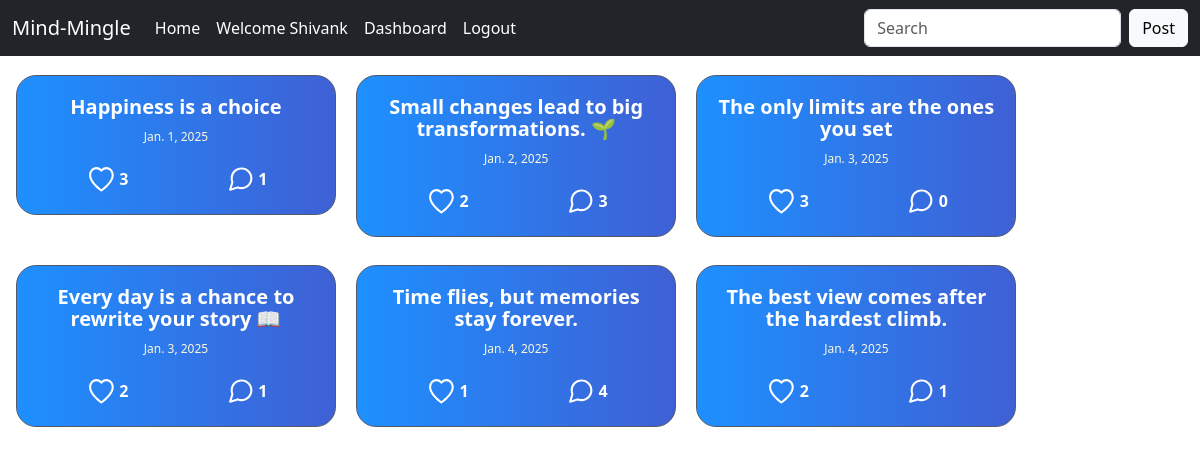
Screenshot of / (signed in) with the database file from the repository.
### App/models.py (models this page shows, shortened)
class Tweet(models.Model):
    user  = models.ForeignKey(User, on_delete=models.CASCADE,related_name="tweets")
    content  = models.CharField(max_length=50)
    created_at  = models.DateField(auto_now_add=True)

### App/views.py (the view)
# urls.py: path('',views.Home,name='home'),
def Home(request):
    tweets = Tweet.objects.all()
    tweet_data = []  # Create an empty list to store tweet data along with like count
    for tweet in tweets:
        likes = Like.objects.filter(tweet=tweet).count()  # Get like count for each tweet
        comment =  Comments.objects.filter(tweet=tweet).count()
        tweet_data.append({'tweet': tweet, 'like_count': likes,'comments':comment})  # Append tweet and like count as a dictionary
    return render(request, "Tweet_home/tweet.html", {'tweet_data': tweet_data})

### templates/Tweet_home/tweet.html (shortened to what this page needs)
{% extends "index.html" %}
{% block main %}
    <nav class="navbar navbar-expand-lg bg-dark">
        <div class="container-fluid">
          <a class="navbar-brand text-white" href="#">Mind-Mingle</a>
          <div class="collapse navbar-collapse" id="navbarNav">
            <ul class="navbar-nav me-auto mb-2 mb-lg-0">
              <li class="nav-item">
                <a class="nav-link active text-white" aria-current="page" href="#">Home</a>
              </li>
              {% if request.user.is_authenticated %}
              <li class="nav-item">
                <a class="nav-link text-white">Welcome {{request.user.username}}</a>
              </li>
              <li class="nav-item">
                <a class="nav-link text-white" href="{% url "dashboard" %}">Dashboard</a>
              </li>
              <li class="nav-item">
                <a class="nav-link text-white" href="{% url "logout" %}">Logout</a>
              </li>
              {% endif %}
            </ul>
            <form class="d-flex" role="search">
              <input class="form-control me-2 " type="search" placeholder="Search" aria-label="Search">
              <a class="btn btn-light" href="{% url "create" %}">Post</a>
            </form>
          </div>
        </div>
      </nav>
{% for tweets in tweet_data %}
<div class="card-container">
<div class="post-card">
  <a href="#" class="title">{{tweets.tweet.content}}</a>
  <span class="datetime">{{tweets.tweet.created_at}}</span>
  <div class="comment-like">
    <form method="POST" action="{% url 'like' tweets.tweet.id %}">
      <button type="submit" style="border: none; background: none; cursor: pointer;">
        <span style="color:white">
          {{tweets.like_count}}</span>
      </button>
  </form>
  <form  method="POST" action="{% url "comment" tweets.tweet.id %}">
    <button type="submit" style="border: none; background: none; cursor: pointer;">
    <span style="color:white  " >{{tweets.comments}}</span>
  </form>
  </div>
</div>
</div>
{% endfor %}
{% endblock %}

### static/Tweet_home/style.css (style rules this page uses)
.post-card { margin-bottom: 0.6rem; margin-left: 1rem; margin-top: 1.2rem; width: 320px; background: lightgrey; background: linear-gradient(270deg, blueviolet, purple, dodgerblue); background-size: 600% 600%; animation: move-bg 8s ease infinite; border: 1px solid rgb(84 90 106); border-radius: 20px; color: white; display: flex; flex-direction: column; padding: 10px 20px; }
.title { font-size: 20px; line-height: 22px; font-weight: 600; margin-top: 10px; color: #fff; text-decoration: none; transition: all .35s ease-in; }
.datetime { font-size: 12px; color: cornsilk; margin: 10px 0; }
.comment-like { display: flex; justify-content: space-around; align-items: center; padding: 2px 0; }
.comment-like span { cursor: pointer; height: 40px; width: 50px; padding: 0 3px; display: flex; align-items: center; justify-content: center; font-weight: 900; border-radius: 10px; background-color: transparent; transition: all .15s ease; }
.comment-like span svg { fill: rgb(255, 255, 255); margin-right: 2px; }
.text-white { color: white !important; }
.card-container { display: ruby; justify-content: center; align-items: center; text-align: center; height: 100vh; }

### rows the page displays
Tweet: tweet.content "Happiness is a choice", tweet.created_at "Jan. 1, 2025", like_count "3", comments "1"
Tweet: tweet.content "Small changes lead to big transformations. 🌱", tweet.created_at "Jan. 2, 2025", like_count "2", comments "3"
Tweet: tweet.content "The only limits are the ones you set", tweet.created_at "Jan. 3, 2025", like_count "3", comments "0"
Tweet: tweet.content "Every day is a chance to rewrite your story 📖", tweet.created_at "Jan. 3, 2025", like_count "2", comments "1"
Tweet: tweet.content "Time flies, but memories stay forever.", tweet.created_at "Jan. 4, 2025", like_count "1", comments "4"
Tweet: tweet.content "The best view comes after the hardest climb.", tweet.created_at "Jan. 4, 2025", like_count "2", comments "1"

### other values shown
{{ request.user.username }} "Shivank"
